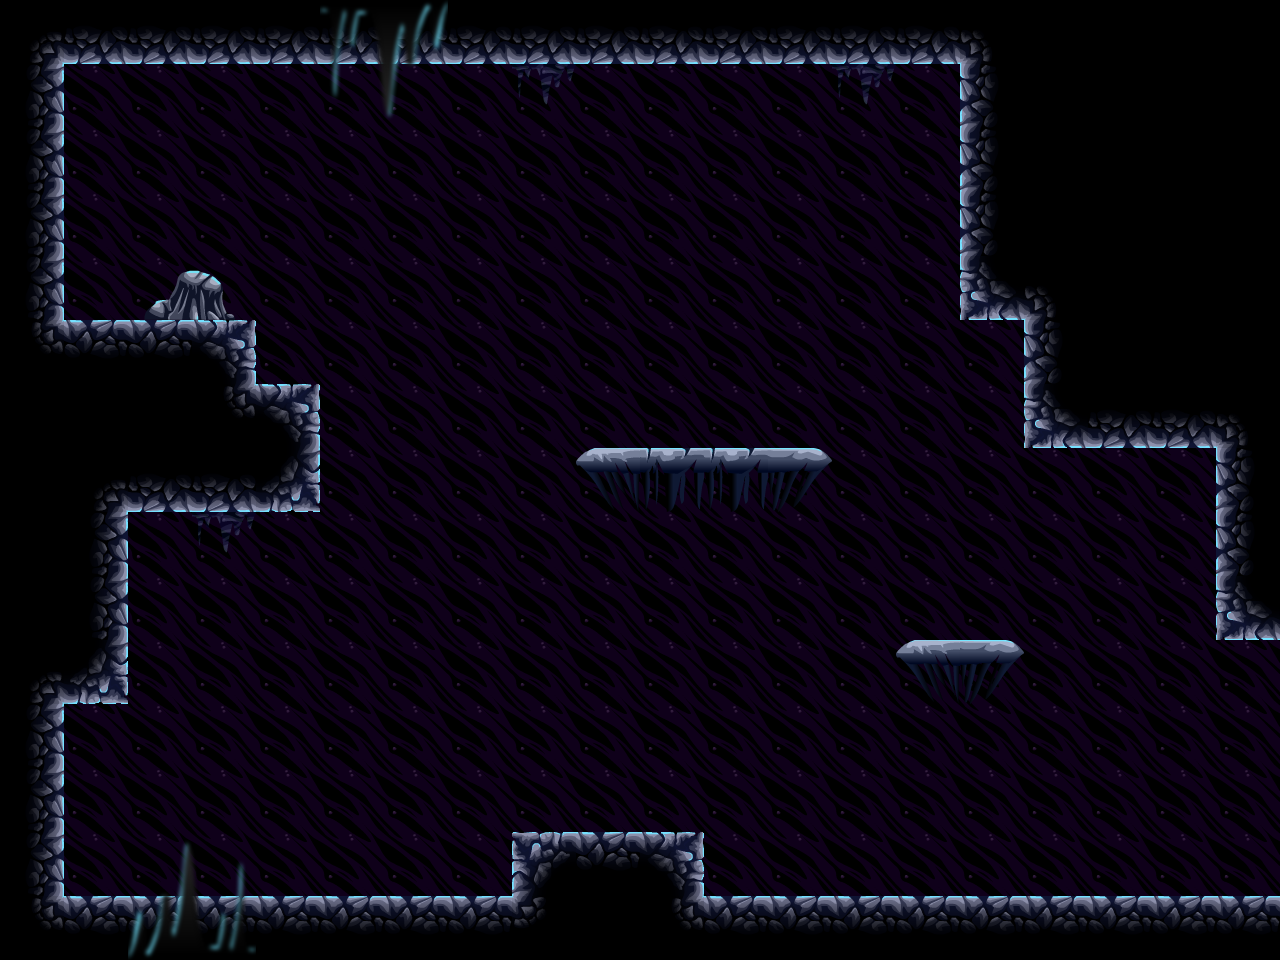

The image is a tile-based game level rendered from a .tmx file. Its description and source (layers, tilesets, objects; grid data summarised) follow:
An orthogonal 20x15 tile map with 64x64 px tiles, 4 tile layers (Background, bg2, Level, Front) and 10 objects (8x spawner, door, crystal).

<map version="1.0" orientation="orthogonal" width="20" height="15" tilewidth="64" tileheight="64">
 <tileset firstgid="1" name="tiles" tilewidth="64" tileheight="64">
  <image source="../../images/tilesets/cave1.png" width="512" height="1024" />
  <terraintypes>
   <terrain name="crossable" tile="13" />
   <terrain name="crossable" tile="14" />
   <terrain name="crossable" tile="15" />
  </terraintypes>
 </tileset>
 <layer name="Background" width="20" height="15">
  <properties>
   <property name="nocollide" value="true" />
   <property name="tileset" value="tiles" />
  </properties>
  <data>[300 cells, 270 non-empty, 1 distinct tile ids]</data>
 </layer>
 <layer name="bg2" width="20" height="15">
  <properties>
   <property name="nocollide" value="true" />
   <property name="tileset" value="tiles" />
  </properties>
  <data>[300 cells, 5 non-empty, 3 distinct tile ids]</data>
 </layer>
 <layer name="Level" width="20" height="15">
  <properties>
   <property name="tileset" value="tiles" />
  </properties>
  <data>[300 cells, 78 non-empty, 15 distinct tile ids]</data>
 </layer>
 <objectgroup name="doors" width="20" height="15">
  <object name="door" type="door" gid="19" x="1216" y="704">
   <properties>
    <property name="direction" value="right" />
   </properties>
  </object>
 </objectgroup>
 <objectgroup name="spawners" width="20" height="15">
  <object name="spawner" type="spawner" gid="35" x="768" y="192">
   <properties>
    <property name="enemy" value="f" />
   </properties>
  </object>
  <object name="spawner" type="spawner" gid="35" x="320" y="192">
   <properties>
    <property name="enemy" value="f" />
   </properties>
  </object>
  <object name="spawner" type="spawner" gid="35" x="472" y="567">
   <properties>
    <property name="enemy" value="f" />
   </properties>
  </object>
  <object name="spawner" type="spawner" gid="35" x="512" y="256">
   <properties>
    <property name="enemy" value="f" />
   </properties>
  </object>
  <object name="spawner" type="spawner" gid="35" x="705" y="433">
   <properties>
    <property name="enemy" value="w" />
   </properties>
  </object>
  <object name="spawner" type="spawner" gid="35" x="960" y="589">
   <properties>
    <property name="enemy" value="w" />
   </properties>
  </object>
  <object name="spawner" type="spawner" gid="35" x="290" y="848">
   <properties>
    <property name="enemy" value="w" />
   </properties>
  </object>
  <object name="spawner" type="spawner" gid="35" x="64" y="320">
   <properties>
    <property name="enemy" value="w" />
   </properties>
  </object>
 </objectgroup>
 <objectgroup name="crystals" width="20" height="15">
  <object name="crystal" type="crystal" gid="43" x="128" y="256" />
 </objectgroup>
 <layer name="Front" width="20" height="15">
  <properties>
   <property name="nocollide" value="true" />
   <property name="tileset" value="tiles" />
  </properties>
  <data>[300 cells, 8 non-empty, 8 distinct tile ids]</data>
 </layer>
</map>